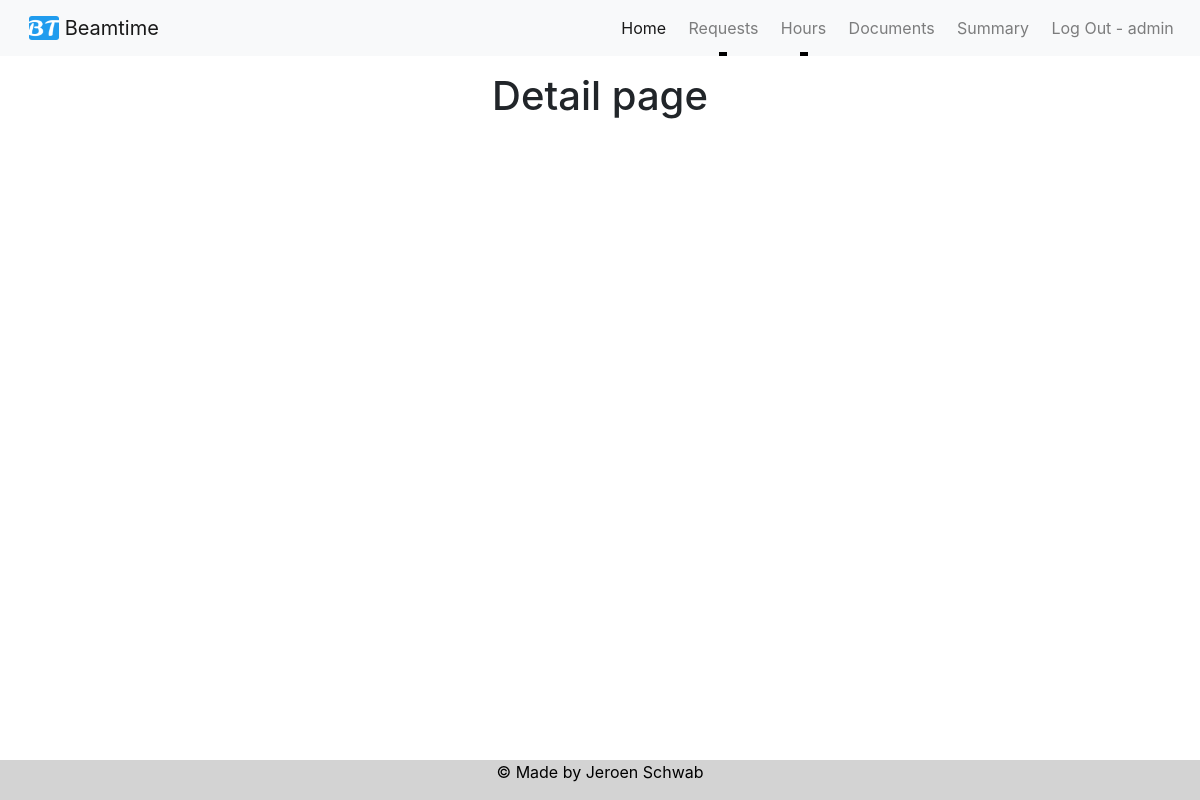
Before: /beamrequest/PAC2/detail/ (signed in) with the older database file.
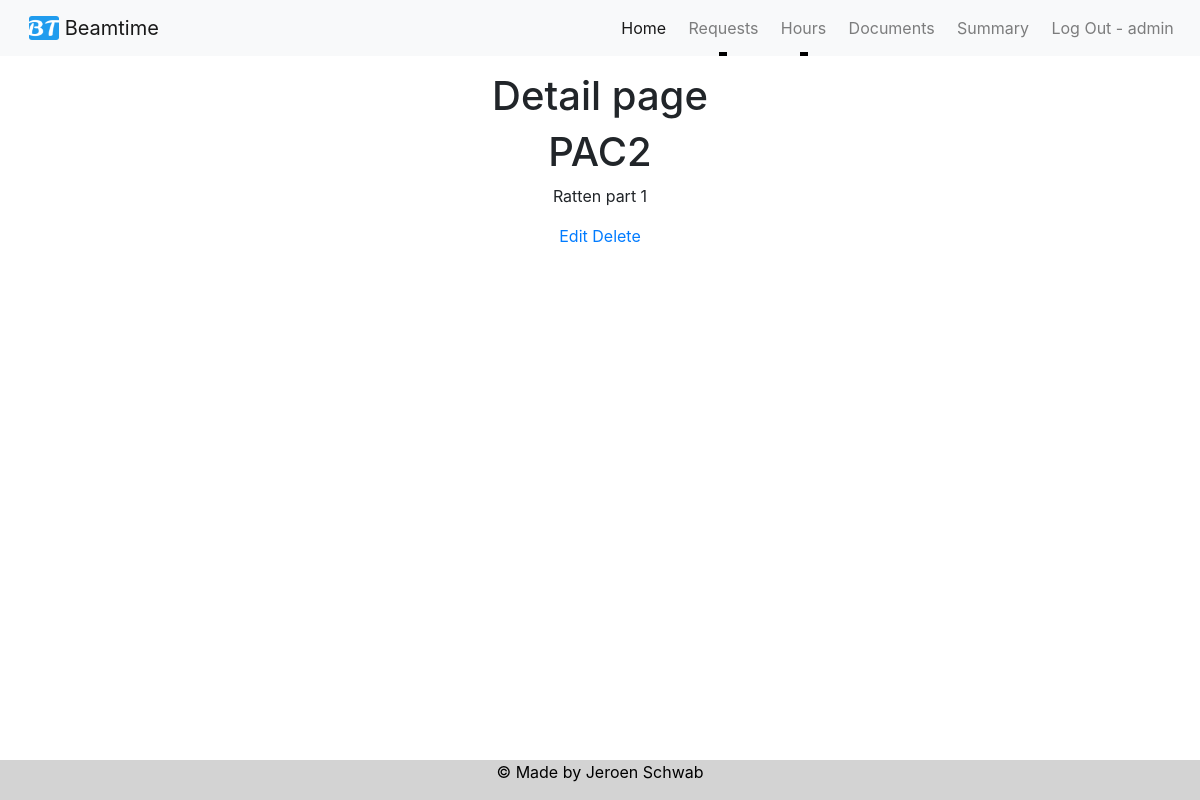
After: the same page with the newer database file.
### beamrequest/models.py (models this page shows, shortened)
class CreateBeamRequestModel(models.Model):
	SELECT		= 'Select'
	REQUEST		= 'Request'
	TENTATIVE	= 'Tentavive'
	ACCEPTED	= 'Accepted'
	CONFIRMED	= 'Confirmed'
	CANCELLED	= 'Cancelled'
	COMPLETED	= 'Completed'
	QUEUED		= 'Queued'
	STATUS_CHOICES = [
		(SELECT, ('Select an option')),
		(REQUEST, ('Request')),
		(TENTATIVE, ('Tentative')),
		(ACCEPTED,  ('Accepted')),
		(CONFIRMED, ('Confirmed')),
		(CANCELLED, ('Cancelled')),
		(COMPLETED, ('Completed')),
		(QUEUED, ('Queued')),
	]
	DIFBEAMS_CHOICES = [tuple([x,x]) for x in range(1,5)]
	SHIFTS_CHOICES = [tuple([x,x]) for x in range(1,17)]
	Project_Code = models.CharField(unique=True, max_length=20, blank = True)
	Pac_Rate = models.CharField(max_length=10, blank = True)
	Partrec_Contact_Name = models.CharField(max_length=50, blank = True)
	Partrec_Contact_Email = models.EmailField(blank = True)
	Previous_Experiment = models.CharField(max_length=200, blank = True)
	Status = models.CharField(max_length=25, choices=STATUS_CHOICES, default='SELECT')
	Project_Title = models.CharField(max_length=100, blank = True)
	Spokesperson_Name = models.CharField(max_length=50, blank = True)
	Spokesperson_Adress = models.CharField(max_length=50, blank = True)
	Spokesperson_Phonenumber = models.CharField(max_length=20, blank = True)
	Spokesperson_Email = models.EmailField(blank = True)
	Collaborator_Name = models.TextField(blank = True)
	Collaborator_Nationality = models.TextField(blank = True)
	Collaborator_Home_Institute = models.TextField(blank = True)
	Different_Beams = models.IntegerField(choices=DIFBEAMS_CHOICES, default='1')
	Beam_Note = models.TextField(blank = True)
	Hours = models.IntegerField(default='1')
	Ion_Species = models.ForeignKey(IonSpecies, on_delete=models.CASCADE, blank = True, null=True)
	Energy = ChainedForeignKey(Energys, chained_field="Ion_Species", chained_model_field="Ion_Species",	show_all=False,	auto_choose=True, blank = True, null=True)
	Flux = models.CharField(max_length=50, blank = True, null = True)
	Start_Date = models.DateTimeField(blank = True, null=True)
	End_Date = models.DateTimeField(blank = True, null=True)
	Requiered_Equipment = models.TextField(blank = True)
	Special_Requirements = models.TextField(blank = True)
	Special_Safety_Procedures = models.TextField(blank = True)
	Lab_Support_Requirements = models.TextField(blank = True)
	Funded = models.TextField(blank = True)
	Summary = models.TextField(blank = True)

### beamrequest/views.py (the view)
# urls.py: path('<str:Project_Code>/detail/', beam_request_detail_page, name='detail'),
@staff_member_required
def beam_request_detail_page(request, Project_Code):
    page_title = 'Detail page'
    qs = CreateBeamRequestModel.objects.filter(Project_Code = Project_Code)
    template_name = 'request/detail.html'
    context = {'title': page_title, 'object_list': qs}
    return render(request, template_name, context)

### templates/request/detail.html
{% extends "base.html" %}
{% block content %}
{% for object in object_list %}
<h1>{{ object.Project_Code }}</h1>
<p>{{ object.Project_Title }}</p>
		<a href='/beamrequest/{{object.Project_Code}}/update/'>Edit</a>
		<a href='/beamrequest/{{object.Project_Code}}/delete/'>Delete</a>
{% endfor %}
{% endblock %}

### templates/base.html (shortened to what this page needs)
<!doctype html>
{% load static %}
<html lang="en">
  <head>
    {% load bootstrap4 %}
    {% bootstrap_css %}
    <link href="https://cdnjs.cloudflare.com/ajax/libs/bootstrap-datetimepicker/4.17.47/css/bootstrap-datetimepicker.css" type="text/css" media="all" rel="stylesheet">
    <link href="/static/bootstrap_datepicker_plus/css/datepicker-widget.css" type="text/css" media="all" rel="stylesheet">
    <link rel="stylesheet" type="text/css" href="{% static '/css/style.css' %}" media="screen"/>
  </head>
  <body>
    {% include 'navbar_main.html' %}
    <br><br><br>
  	<div class='container-fluid'>
  		<div class='row'>
  			<div class='col-8 mx-auto'>
    			 <center>
			     <h1>{{title}}</h1>
			     {% block content %}
			     {% endblock %}
			     </center>
    		</div>
		  </div>
    </div>
  {% include 'footer.html' %}
  </body>
</html>

### templates/navbar_main.html (shortened to what this page needs)
{% load static %}
<nav class="navbar fixed-top navbar-expand-lg navbar-light bg-light">
  <div class="container-fluid">
    <a href="/" class="navbar-brand">
     <img src="{% static '/img/favicon.ico' %}" alt="" width="30" height="24" class="d-inline-block align-text-top">
     Beamtime
    </a>
    <div class="collapse navbar-collapse" id="navbarMain">
      <ul class="navbar-nav ml-auto">
        <li class="nav-item active">
          <a class="nav-link" href="/">Home</a>
        </li>
        {% if user.is_authenticated %}
          <li class="nav-item dropdown">
            <a class="nav-link dropdown-toggle" id="navbarRequest" role="button" data-toggle="dropdown" href="">Requests</a>
          </li>
          <li class="nav-item dropdown">
            <a class="nav-link dropdown-toggle" id="navbarHours" role="button" data-toggle="dropdown" href="">Hours</a>
          </li>
          <li class="nav-item">
            <a class="nav-link" href="/documentation/home">Documents</a>
          </li>
          <li class="nav-item">
            <a class="nav-link" href="/summary/home">Summary</a>
          </li>
          <li class="nav-item">
            <a class="nav-link" href="{% url 'logout' %}">Log Out - {{ user.username }}</a>
          </li>
        </ul>
        {% else %}
          <li class="nav-item">
            <a class="nav-link" href="{% url 'login' %}">Log In</a>
          </li>
        {% endif %}
    </div>
  </div>
</nav>

### templates/footer.html
  <footer>
    <div class="footer">
      <center><p> &copy; Made by Jeroen Schwab </p></center>
    </div>
  </footer>

### static/css/style.css (style rules this page uses)
@media only screen and (min-width: 960px) { .navbar .navbar-nav .nav-link { padding: 1em 0.7em; } }
@media only screen and (min-width: 960px) { .navbar { padding: 0; } }
@media only screen and (min-width: 960px) { .navbar .navbar-brand { padding: 0 0.7em; } }
.navbar .navbar-nav .nav-link { position: relative; }
.navbar .navbar-nav .nav-link::after { position: absolute; bottom: 0; left: 0; right: 0; margin: auto; background-color: #000000; color: transparent; width: 0%; content: ''; height: 3px; transition: all 0.5s; }

### templates/base.html (style rules this page uses)
.footer { position: fixed; left: 0; bottom: 0; width: 100%; background-color: lightgray; color: black; text-align: center; }

Changed rows visible on the page:
now on this page (row edited): CreateBeamRequestModel: Project_Code "PAC2", Project_Title "Ratten part 1"
